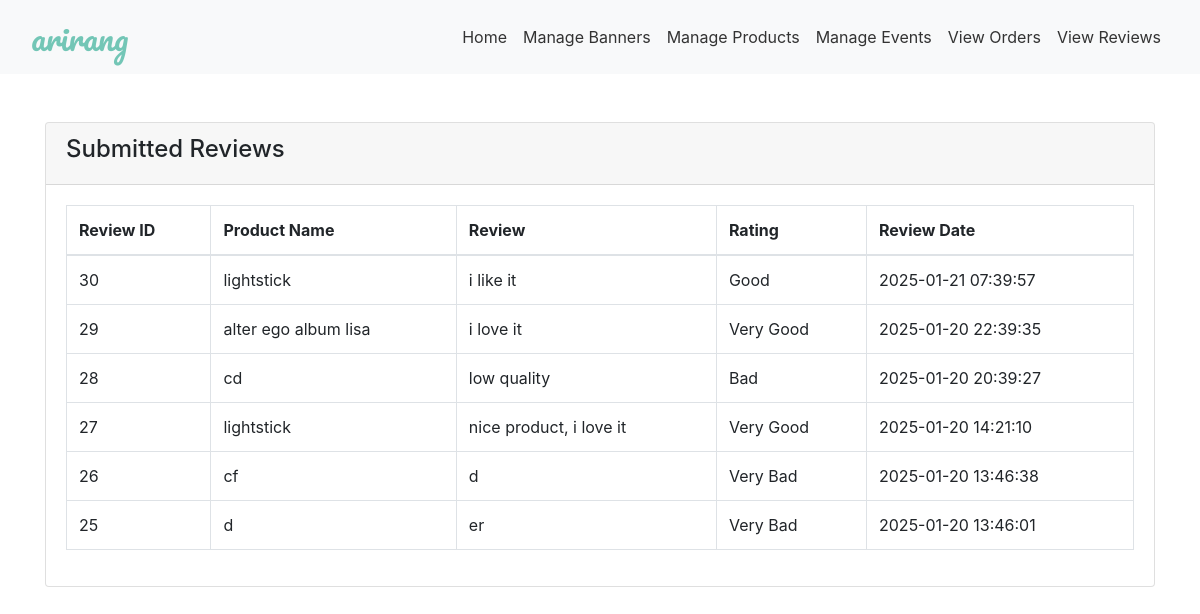
Page /admin/reviews.php on the committed database.
### tables this page shows
CREATE TABLE `reviews` (
  `reviewid` int(11) NOT NULL,
  `productName` varchar(255) NOT NULL,
  `productReview` text NOT NULL,
  `rating` int(11) NOT NULL,
  `reviewDate` datetime NOT NULL DEFAULT current_timestamp()
);

### admin/reviews.php (the view, shortened to what this page needs)
<?php
include '../connect.php';
$sql = "SELECT reviewid, productName, productReview,
        CASE
            WHEN rating = 1 THEN 'Very Bad'
            WHEN rating = 2 THEN 'Bad'
            WHEN rating = 3 THEN 'Neutral'
            WHEN rating = 4 THEN 'Good'
            WHEN rating = 5 THEN 'Very Good'
        END AS rating,
        reviewDate
        FROM reviews
        ORDER BY
        reviews.reviewDate DESC";
$result = $conn->query($sql);
?>
<!DOCTYPE html>
<html lang="en">
<head>
    <link href="https://cdn.jsdelivr.net/npm/bootstrap@5.3.0/dist/css/bootstrap.min.css" rel="stylesheet">
</head>
<body>
<?php include 'header.php'; ?>
<div class="container mt-5">
    <div class="card">
        <div class="card-header">
            <h4>Submitted Reviews</h4>
        </div>
        <div class="card-body">
            <table class="table table-bordered">
                <thead>
                    <tr>
                        <th>Review ID</th>
                        <th>Product Name</th>
                        <th>Review</th>
                        <th>Rating</th>
                        <th>Review Date</th>
                    </tr>
                </thead>
                <tbody>
                    <?php if ($result->num_rows > 0): ?>
                        <?php while($row = $result->fetch_assoc()): ?>
                            <tr>
                                <td><?php echo htmlspecialchars($row['reviewid']); ?></td>
                                <td><?php echo htmlspecialchars($row['productName']); ?></td>
                                <td><?php echo htmlspecialchars($row['productReview']); ?></td>
                                <td><?php echo htmlspecialchars($row['rating']); ?></td>
                                <td><?php echo htmlspecialchars($row['reviewDate']); ?></td>
                            </tr>
                        <?php endwhile; ?>
                    <?php else: ?>
                        <tr>
                            <td colspan="5">No reviews found.</td>
                        </tr>
                    <?php endif; ?>
                </tbody>
            </table>
        </div>
    </div>
</div>
</body>
</html>

### rows in the picture
reviews: reviewid "30", productName "lightstick", productReview "i like it", rating "Good", reviewDate "2025-01-21 07:39:57"
reviews: reviewid "29", productName "alter ego album lisa", productReview "i love it", rating "Very Good", reviewDate "2025-01-20 22:39:35"
reviews: reviewid "28", productName "cd", productReview "low quality", rating "Bad", reviewDate "2025-01-20 20:39:27"
reviews: reviewid "27", productName "lightstick", productReview "nice product, i love it", rating "Very Good", reviewDate "2025-01-20 14:21:10"
reviews: reviewid "26", productName "cf", productReview "d", rating "Very Bad", reviewDate "2025-01-20 13:46:38"
reviews: reviewid "25", productName "d", productReview "er", rating "Very Bad", reviewDate "2025-01-20 13:46:01"
